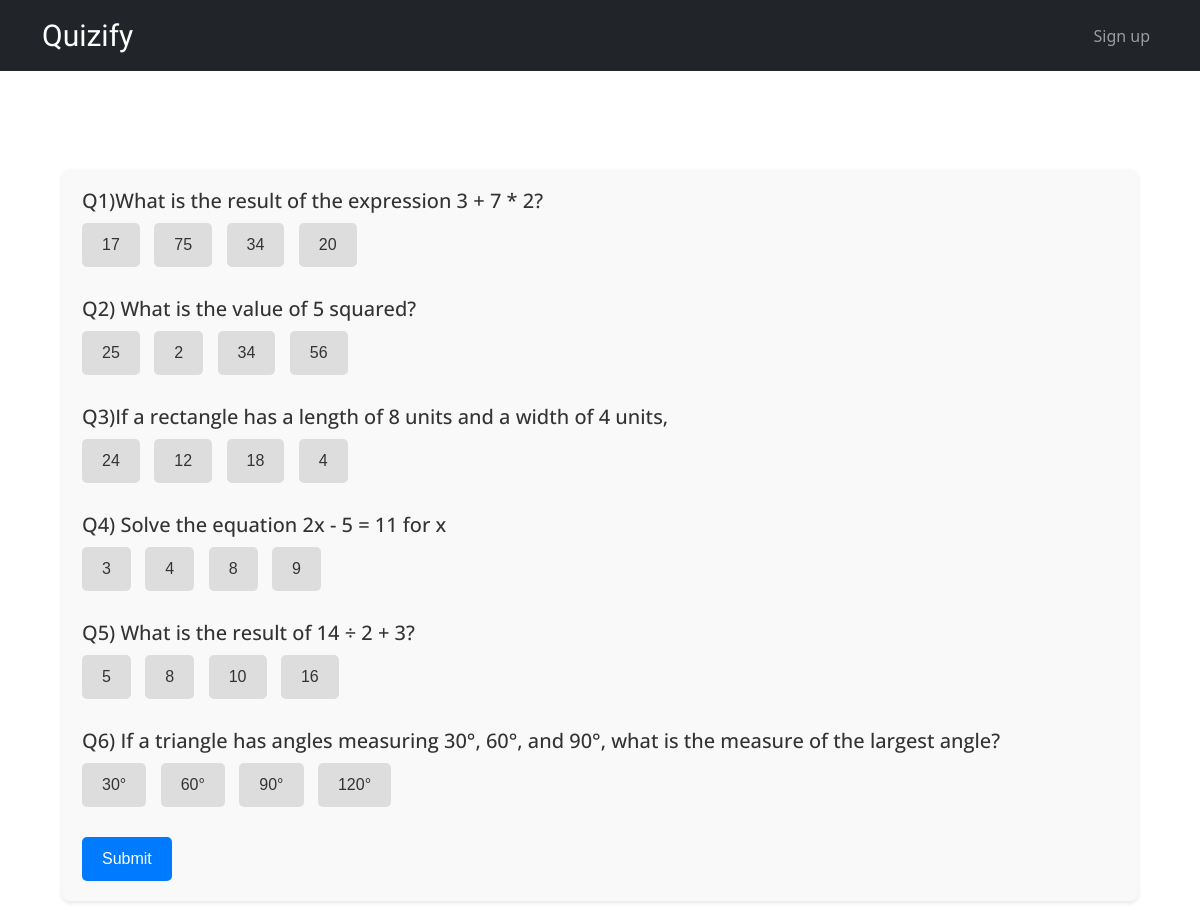
Screenshot of /quiz/2/ with the database file from the repository.
### quiz_app/models.py (models this page shows)
class Question(models.Model):
    quiz = models.ForeignKey(Quiz, on_delete=models.CASCADE)
    text = models.CharField(max_length=200)

class Choice(models.Model):
    question = models.ForeignKey(Question, on_delete=models.CASCADE)
    text = models.CharField(max_length=100)
    is_correct = models.BooleanField(default=False)

### quiz_app/views.py (the view, shortened to what this page needs)
# urls.py: path('quiz/<int:quiz_id>/', views.quiz, name='quiz'),
def quiz(request, quiz_id):
    quiz = get_object_or_404(Quiz, pk=quiz_id)
    questions = quiz.question_set.all()
    return render(request, 'quiz_app/quiz.html', {'quiz': quiz, 'questions': questions})

### quiz_app/templates/quiz_app/quiz.html (shortened to what this page needs)
{% extends "quiz_app/base.html" %}
{% block content %}
    <div style="max-width: 1200px; margin: 0 auto; padding: 20px; font-family: Arial, sans-serif;">
        <h1 style="font-size: 28px; color: #fff; margin-bottom: 20px;">{{ quiz.title }}</h1>
        <form method="post" action="{% url 'quiz' quiz.id %}" style="background-color: #f9f9f9; padding: 20px; border-radius: 8px; box-shadow: 0 2px 4px rgba(0,0,0,0.1);">
            {% for question in questions %}
                <div style="margin-bottom: 30px;">
                    <h2 style="font-size: 20px; color: #333; margin-bottom: 10px;">{{ question.text }}</h2>
                    {% for choice in question.choice_set.all %}
                        <label style="display: inline-block; margin-right: 10px;">
                            <button type="button" onclick="selectOption(this)" style="background-color: #ddd; color: #333; border: none; padding: 10px 20px; border-radius: 5px; cursor: pointer;">{{ choice.text }}</button>
                        </label>
                    {% endfor %}
                </div>
            {% endfor %}
            <button type="submit" style="background-color: #007bff; color: #fff; border: none; padding: 10px 20px; border-radius: 5px; cursor: pointer;">Submit</button>
        </form>
    </div>
{% endblock %}

### quiz_app/static/quiz_app/styles.css (style rules this page uses)
:root { --dl-color-gray-500: #595959; --dl-color-gray-700: #999999; --dl-color-gray-900: #D9D9D9; --dl-size-size-large: 144px; --dl-size-size-small: 48px; --dl-color-danger-300: #A22020; --dl-color-danger-500: #BF2626; --dl-color-danger-700: #E14747; --dl-color-gray-black: #000000; --dl-color-gray-white: #FFFFFF; --dl-size-size-medium: 96px; --dl-size-size-xlarge: 192px; --dl-size-size-xsmall: 16px; --dl-space-space-unit: 16px; --dl-color-primary-100: #003EB3; --dl-color-primary-300: #0074F0; --dl-color-primary-500: #14A9FF; --dl-color-primary-700: #85DCFF; --dl-color-success-300: #199033; --dl-color-success-500: #32A94C; --dl-color-success-700: #4CC366; --dl-size-size-xxlarge: 288px; --dl-size-size-maxwidth: 1400px; --dl-radius-radius-round: 50%; --dl-color-custom-accent1: #F5B69D; --dl-space-space-halfunit: 8px; --dl-space-space-sixunits: 96px; --dl-space-space-twounits: 32px; --dl-color-custom-primary1: #BDE420; --dl-color-custom-primary2: #97B618; --dl-radius-radius-radius2: 2px; --dl-radius-radius-radius4: 4px; --dl-radius-radius-radius8: 8px; --dl-space-space-fiveunits: 80px; --dl-space-space-fourunits: 64px; --dl-space-space-threeunits: 48px; --dl-color-custom-secondary1: #222222; --dl-color-custom-neutral-dark: #161616; --dl-color-custom-neutral-light: #FFFFFF; --dl-space-space-oneandhalfunits: 24px; }

### quiz_app/templates/quiz_app/base.html (style rules this page uses)
body, p, h1, h2, h3, h4, h5, h6 { font-family: 'Open Sans', sans-serif; }

### rows the page displays
Question: text "Q1)What is the result of the expression 3 + 7 * 2?"
Choice: text "17"
Choice: text "75"
Choice: text "34"
Choice: text "20"
Question: text "Q2) What is the value of 5 squared?"
Choice: text "25"
Choice: text "2"
Choice: text "34"
Choice: text "56"
Question: text "Q3)If a rectangle has a length of 8 units and a width of 4 units,"
Choice: text "24"
Choice: text "12"
Choice: text "18"
Choice: text "4"
Question: text "Q4) Solve the equation 2x - 5 = 11 for x"
Choice: text "3"
Choice: text "4"
Choice: text "8"
Choice: text "9"
Question: text "Q5) What is the result of 14 ÷ 2 + 3?"
Choice: text "5"
Choice: text "8"
Choice: text "10"
Choice: text "16"
Question: text "Q6) If a triangle has angles measuring 30°, 60°, and 90°, what is the measure of the largest angle?"
Choice: text "30°"
Choice: text "60°"
Choice: text "90°"
Choice: text "120°"
